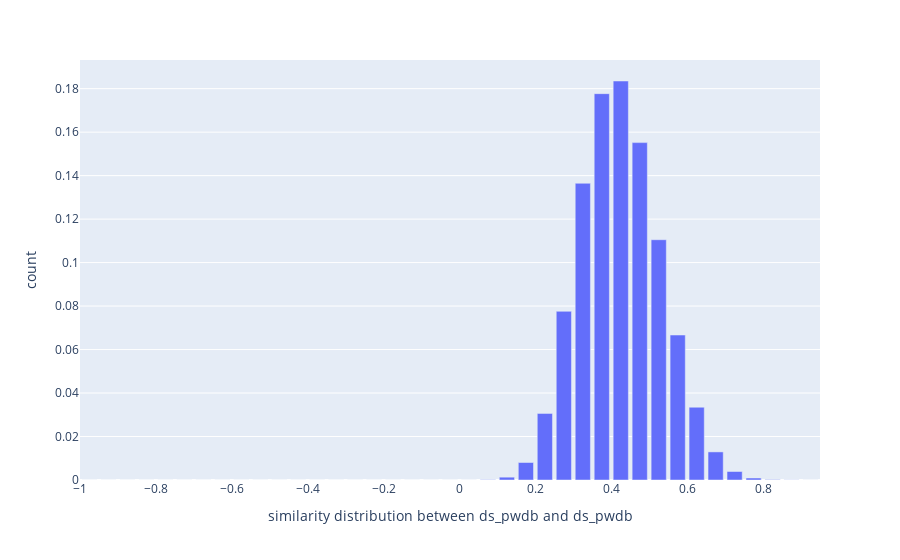

The notebook cell saved with this chart:
### Code cell
plot_sim_histogram(unified_df,'ds_pwdb', 'ds_pwdb',bins_step=0.05)

### Figure 1 — Plotly figure (JSON) as saved in the notebook; plotly's stock layout.template omitted (floating-point values rounded to 4 significant figures)
{"data": [{"alignmentgroup": "True", "hovertemplate": "similarity distribution between ds_pwdb and ds_pwdb =%{x}<br>count=%{y}<extra></extra>", "legendgroup": "", "marker": {"color": "#636efa"}, "name": "", "offsetgroup": "", "orientation": "v", "showlegend": false, "textposition": "auto", "type": "bar", "x": [-0.975, -0.925, -0.875, -0.825, -0.775, -0.725, -0.675, -0.625, -0.575, -0.525, -0.475, -0.425, -0.375, -0.325, -0.275, -0.225, -0.175, -0.125, -0.075, -0.025, 0.025, 0.075, 0.125, 0.175, 0.225, 0.275, 0.325, 0.375, 0.425, 0.475, 0.525, 0.575, 0.625, 0.675, 0.725, 0.775, 0.825, 0.875, 0.925], "xaxis": "x", "y": [0.0, 0.0, 0.0, 0.0, 0.0, 0.0, 0.0, 0.0, 0.0, 0.0, 0.0, 0.0, 0.0, 0.0, 0.0, 0.0, 0.0, 0.0, 0.0, 0.0, 8.414e-06, 0.0001357, 0.001296, 0.008048, 0.03063, 0.07759, 0.1365, 0.1777, 0.1835, 0.1552, 0.1105, 0.06668, 0.03347, 0.01293, 0.00391, 0.0009108, 0.0001862, 6.416e-05, 1.367e-05], "yaxis": "y"}], "layout": {"barmode": "relative", "legend": {"tracegroupgap": 0}, "margin": {"t": 60}, "xaxis": {"anchor": "y", "domain": [0.0, 1.0], "title": {"text": "similarity distribution between ds_pwdb and ds_pwdb "}}, "yaxis": {"anchor": "x", "domain": [0.0, 1.0], "title": {"text": "count"}}}}
